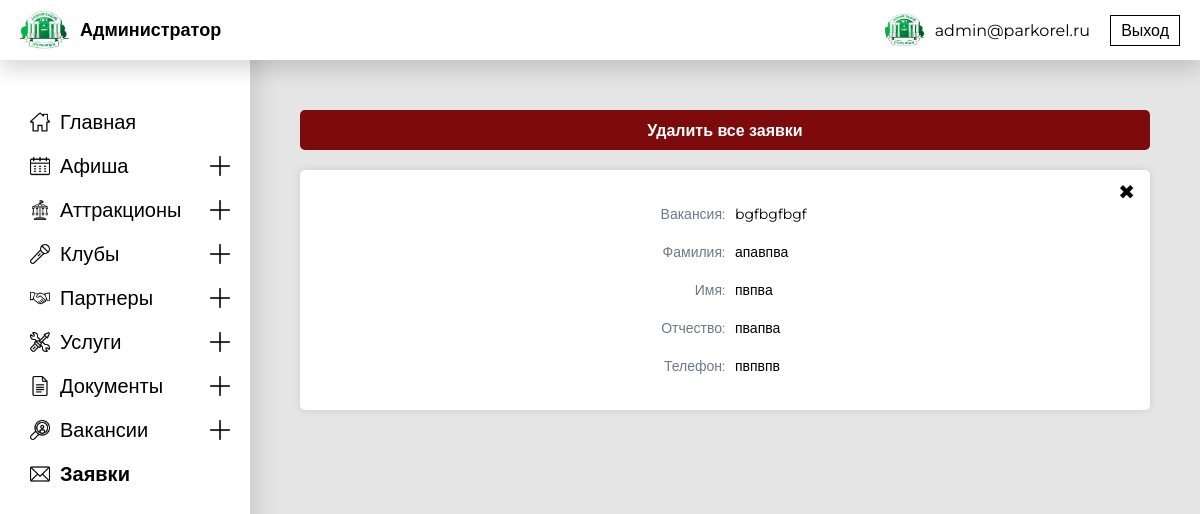
The page /admin/requests.php on the database as committed earlier.
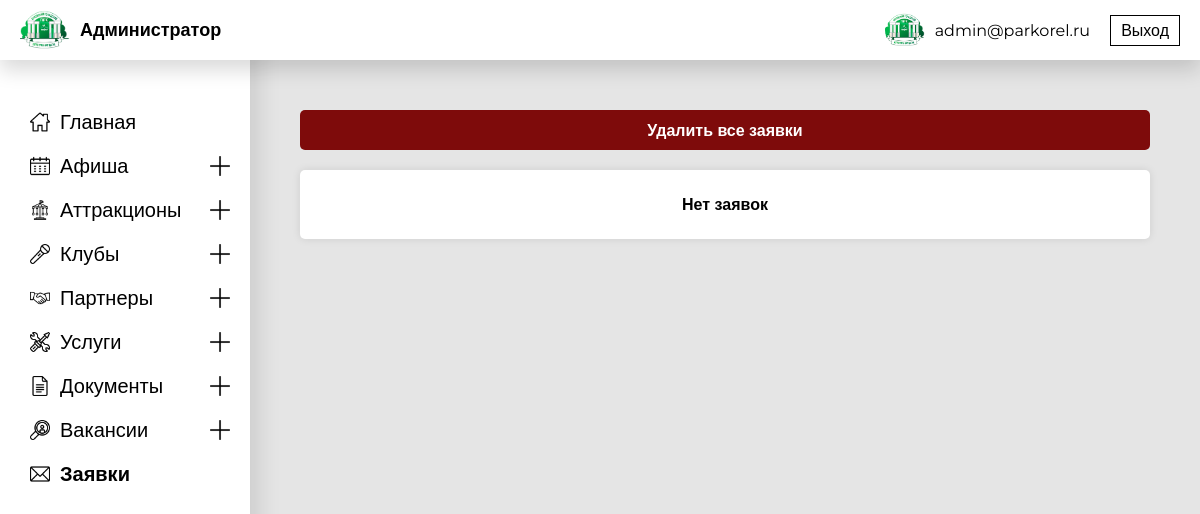
The same page on the database as committed later.
### tables this page shows
CREATE TABLE `requests` (
  `id` int(11) NOT NULL,
  `vacancy` varchar(255) NOT NULL,
  `surname` varchar(255) NOT NULL,
  `name` varchar(255) NOT NULL,
  `patronymic` varchar(255) NOT NULL,
  `phone` varchar(255) NOT NULL
);

### admin/requests.php (the view, shortened to what this page needs)
<!DOCTYPE html>
<html lang="en">
<?php
include("../core/database.php");
?>
<head>
    <link rel="stylesheet" href="styles/css/requests.min.css">
</head>
<body>
    <header class="header">
        <div class="header__logo">
            <img src="../img/logo.png" alt="logo">
            <h1>Администратор</h1>
        </div>
        <div class="header__authorization">
            <div class="user">
                <div class="image"><img src="../img/logo.png" alt="image"></div>
                <p class="username">admin@parkorel.ru</p>
            </div>
            <a href="index.php" class="logout">Выход</a>
        </div>
    </header>
    <nav class="navbar">
        <div class="navbar__item">
            <div class="icon"><img src="img/icons/home.png" alt="homepage-icon"></div>
            <a href="dashboard.php">Главная</a>
        </div>
        <div class="navbar__item">
            <div class="icon"><img src="img/icons/afisha.png" alt="afisha-icon"></div>
            <a href="posts.php">Афиша</a>
            <a href="post_add.php" class="add-new"><img src="img/icons/plus.png" alt="add-new"></a>
        </div>
        <div class="navbar__item">
            <div class="icon"><img src="img/icons/carousel.png" alt="attr-icon"></div>
            <a href="attrs.php">Аттракционы</a>
            <a href="attr_add.php" class="add-new"><img src="img/icons/plus.png" alt="add-new"></a>
        </div>
        <div class="navbar__item">
            <div class="icon"><img src="img/icons/clubs.png" alt="clubs-icon"></div>
            <a href="clubs.php">Клубы</a>
            <a href="club_add.php" class="add-new"><img src="img/icons/plus.png" alt="add-new"></a>
        </div>
        <div class="navbar__item">
            <div class="icon"><img src="img/icons/partners.png" alt="partners-icon"></div>
            <a href="partners.php">Партнеры</a>
            <a href="partner_add.php" class="add-new"><img src="img/icons/plus.png" alt="add-new"></a>
        </div>
        <div class="navbar__item">
            <div class="icon"><img src="img/icons/services.png" alt="services-icon"></div>
            <a href="services.php">Услуги</a>
            <a href="service_add.php" class="add-new"><img src="img/icons/plus.png" alt="add-new"></a>
        </div>
        <div class="navbar__item">
            <div class="icon"><img src="img/icons/docs.png" alt="docs-icon"></div>
            <a href="docs.php">Документы</a>
            <a href="doc_add.php" class="add-new"><img src="img/icons/plus.png" alt="add-new"></a>
        </div>
        <div class="navbar__item">
            <div class="icon"><img src="img/icons/vacancy.png" alt="vacancy-icon"></div>
            <a href="vacancies.php">Вакансии</a>
            <a href="vacancy_add.php" class="add-new"><img src="img/icons/plus.png" alt="add-new"></a>
        </div>
        <div class="navbar__item active">
            <div class="icon"><img src="img/icons/requests.png" alt="requests-icon"></div>
            <a href="requests.php">Заявки</a>
        </div>
    </nav>
    <div class="container">
        <div class="wrapper">
            <ul class="responsive-table">
                <a href="#" class="delete-all">Удалить все заявки</a>
                <?php
                    $sql="SELECT * FROM requests order by id desc";
                    $query=mysqli_query($link,$sql);
                    if(!mysqli_num_rows($query) > 0)
                        { echo '<li class="table-row mobile-table-row" style="width: 100%; justify-content: center; font-weight: 600;">Нет заявок</li>'; }
                    else {
                        while($rows=mysqli_fetch_array($query)) {
                            $mql="select * from requests order by id";
                            $newquery=mysqli_query($link,$mql);
                            echo '
                            <li class="table-row">
                                <a href="request_del.php?del_request='.$rows['id'].'" class="delete-vacancy">&#10006;</a>
                                <div class="col col-1" data-label="Вакансия">'.$rows['vacancy'].'</div>
                                <div class="col col-2" data-label="Фамилия">'.$rows['surname'].'</div>
                                <div class="col col-3" data-label="Имя">'.$rows['name'].'</div>
                                <div class="col col-4" data-label="Отчество">'.$rows['patronymic'].'</div>
                                <div class="col col-5" data-label="Телефон"><a href="tel:'.$rows['phone'].'">'.$rows['phone'].'</a></div>
                                <div class="col col-6" data-label="Удаление"><a href="request_del.php?del_request='.$rows['id'].'"><i class="fa fa-trash-o" aria-hidden="true"></i></a></div>
                            </li>
                            ';
                        }
                    }
                ?>
            </ul>
        </div>
    </div>
</body>
</html>

Rows that differ between the two databases and show on the page:
removed requests: vacancy "bgfbgfbgf", surname "апавпва", name "пвпва", patronymic "пвапва", phone "пвпвпв"
Other text that changed with them:
text now shown: "Нет заявок"
